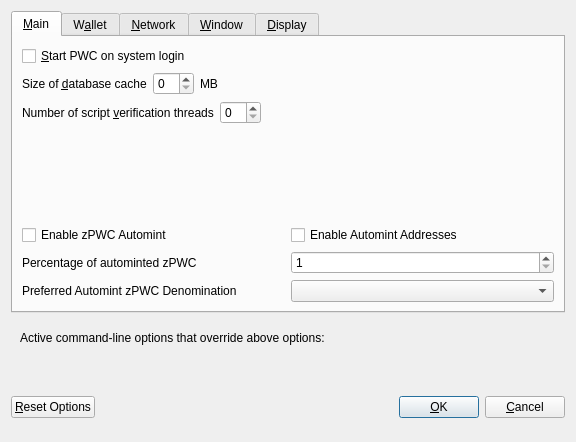
<?xml version="1.0" encoding="UTF-8"?>
<ui version="4.0">
 <class>OptionsDialog</class>
 <widget class="QDialog" name="OptionsDialog">
  <property name="geometry">
   <rect>
    <x>0</x>
    <y>0</y>
    <width>576</width>
    <height>442</height>
   </rect>
  </property>
  <property name="windowTitle">
   <string>Options</string>
  </property>
  <property name="modal">
   <bool>true</bool>
  </property>
  <layout class="QVBoxLayout" name="verticalLayout">
   <item>
    <widget class="QTabWidget" name="tabWidget">
     <property name="currentIndex">
      <number>0</number>
     </property>
     <widget class="QWidget" name="tabMain">
      <attribute name="title">
       <string>&amp;Main</string>
      </attribute>
      <layout class="QVBoxLayout" name="verticalLayout_Main">
       <item>
        <widget class="QCheckBox" name="bitcoinAtStartup">
         <property name="toolTip">
          <string>Automatically start PWC after logging in to the system.</string>
         </property>
         <property name="text">
          <string>&amp;Start PWC on system login</string>
         </property>
        </widget>
       </item>
       <item>
        <layout class="QHBoxLayout" name="horizontalLayout_2_Main">
         <item>
          <widget class="QLabel" name="databaseCacheLabel">
           <property name="text">
            <string>Size of &amp;database cache</string>
           </property>
           <property name="textFormat">
            <enum>Qt::PlainText</enum>
           </property>
           <property name="buddy">
            <cstring>databaseCache</cstring>
           </property>
          </widget>
         </item>
         <item>
          <widget class="QSpinBox" name="databaseCache"/>
         </item>
         <item>
          <widget class="QLabel" name="databaseCacheUnitLabel">
           <property name="text">
            <string>MB</string>
           </property>
           <property name="textFormat">
            <enum>Qt::PlainText</enum>
           </property>
          </widget>
         </item>
         <item>
          <spacer name="horizontalSpacer_2_Main">
           <property name="orientation">
            <enum>Qt::Horizontal</enum>
           </property>
           <property name="sizeHint" stdset="0">
            <size>
             <width>40</width>
             <height>20</height>
            </size>
           </property>
          </spacer>
         </item>
        </layout>
       </item>
       <item>
        <layout class="QHBoxLayout" name="horizontalLayout_3_Main">
         <item>
          <widget class="QLabel" name="threadsScriptVerifLabel">
           <property name="text">
            <string>Number of script &amp;verification threads</string>
           </property>
           <property name="textFormat">
            <enum>Qt::PlainText</enum>
           </property>
           <property name="buddy">
            <cstring>threadsScriptVerif</cstring>
           </property>
          </widget>
         </item>
         <item>
          <widget class="QSpinBox" name="threadsScriptVerif">
           <property name="toolTip">
            <string>(0 = auto, &lt;0 = leave that many cores free)</string>
           </property>
          </widget>
         </item>
         <item>
          <spacer name="horizontalSpacer_3_Main">
           <property name="orientation">
            <enum>Qt::Horizontal</enum>
           </property>
           <property name="sizeHint" stdset="0">
            <size>
             <width>40</width>
             <height>20</height>
            </size>
           </property>
          </spacer>
         </item>
        </layout>
       </item>
       <item>
        <spacer name="verticalSpacer_2">
         <property name="orientation">
          <enum>Qt::Vertical</enum>
         </property>
         <property name="sizeHint" stdset="0">
          <size>
           <width>20</width>
           <height>40</height>
          </size>
         </property>
        </spacer>
       </item>
       <item>
        <widget class="QWidget" name="verticalZpivOptionsWidget" native="true">
         <layout class="QVBoxLayout" name="verticalZpivOptionsLayout">
          <property name="margin">
           <number>0</number>
          </property>
          <item>
           <layout class="QHBoxLayout" name="horizontalAutomintingLayout">
            <item>
             <widget class="QCheckBox" name="checkBoxZeromintEnable">
              <property name="toolTip">
               <string>Enable automatic minting of PWC units to zPWC</string>
              </property>
              <property name="layoutDirection">
               <enum>Qt::LeftToRight</enum>
              </property>
              <property name="text">
               <string>Enable zPWC Automint</string>
              </property>
             </widget>
            </item>
            <item>
             <widget class="QCheckBox" name="checkBoxZeromintAddresses">
              <property name="toolTip">
               <string>Enable automatic zPWC minting from specific addresses</string>
              </property>
              <property name="layoutDirection">
               <enum>Qt::LeftToRight</enum>
              </property>
              <property name="text">
               <string>Enable Automint Addresses</string>
              </property>
             </widget>
            </item>
           </layout>
          </item>
          <item>
           <layout class="QHBoxLayout" name="horizontalZmintPercentageLayout">
            <item>
             <widget class="QLabel" name="percentage_label">
              <property name="toolTip">
               <string>Percentage of incoming PWC which get automatically converted to zPWC via Zerocoin Protocol (min: 10%)</string>
              </property>
              <property name="text">
               <string>Percentage of autominted zPWC</string>
              </property>
             </widget>
            </item>
            <item>
             <widget class="QSpinBox" name="zeromintPercentage">
              <property name="minimum">
               <number>1</number>
              </property>
              <property name="maximum">
               <number>100</number>
              </property>
             </widget>
            </item>
           </layout>
          </item>
          <item>
           <layout class="QHBoxLayout" name="horizontalLayout" stretch="0,0">
            <property name="sizeConstraint">
             <enum>QLayout::SetFixedSize</enum>
            </property>
            <item>
             <widget class="QLabel" name="labelPreferredDenom">
              <property name="maximumSize">
               <size>
                <width>16777215</width>
                <height>16777215</height>
               </size>
              </property>
              <property name="toolTip">
               <string>Wait with automatic conversion to Zerocoin until enough PWC for this denomination is available</string>
              </property>
              <property name="text">
               <string>Preferred Automint zPWC Denomination</string>
              </property>
             </widget>
            </item>
            <item>
             <widget class="QComboBox" name="preferredDenom">
              <property name="maximumSize">
               <size>
                <width>16777215</width>
                <height>27</height>
               </size>
              </property>
              <property name="toolTip">
               <string>Wait with automatic conversion to Zerocoin until enough PWC for this denomination is available</string>
              </property>
              <property name="maxVisibleItems">
               <number>9</number>
              </property>
              <property name="maxCount">
               <number>9</number>
              </property>
             </widget>
            </item>
           </layout>
          </item>
         </layout>
        </widget>
       </item>
      </layout>
     </widget>
     <widget class="QWidget" name="tabWallet">
      <attribute name="title">
       <string>W&amp;allet</string>
      </attribute>
      <layout class="QVBoxLayout" name="verticalLayout_Wallet">
       <item>
        <layout class="QHBoxLayout" name="horizontalLayout_2_Wallet">
         <item>
          <widget class="QLabel" name="labelStakeSplitThresholdText">
           <property name="text">
            <string>Stake split threshold:</string>
           </property>
          </widget>
         </item>
         <item>
          <widget class="QSpinBox" name="spinBoxStakeSplitThreshold">
           <property name="minimum">
            <number>1</number>
           </property>
           <property name="maximum">
            <number>999999</number>
           </property>
          </widget>
         </item>
        </layout>
       </item>
       <item>
        <widget class="QGroupBox" name="groupBox">
         <property name="title">
          <string>Expert</string>
         </property>
         <layout class="QVBoxLayout" name="verticalLayout_2">
          <item>
           <widget class="QCheckBox" name="coinControlFeatures">
            <property name="toolTip">
             <string>Whether to show coin control features or not.</string>
            </property>
            <property name="text">
             <string>Enable coin &amp;control features</string>
            </property>
           </widget>
          </item>
          <item>
           <widget class="QCheckBox" name="showMasternodesTab">
            <property name="toolTip">
             <string>Show additional tab listing all your masternodes in first sub-tab&lt;br/&gt;and all masternodes on the network in second sub-tab.</string>
            </property>
            <property name="text">
             <string>Show Masternodes Tab</string>
            </property>
           </widget>
          </item>
          <item>
           <widget class="QCheckBox" name="spendZeroConfChange">
            <property name="toolTip">
             <string>If you disable the spending of unconfirmed change, the change from a transaction&lt;br/&gt;cannot be used until that transaction has at least one confirmation.&lt;br/&gt;This also affects how your balance is computed.</string>
            </property>
            <property name="text">
             <string>&amp;Spend unconfirmed change</string>
            </property>
           </widget>
          </item>
         </layout>
        </widget>
       </item>
       <item>
        <spacer name="verticalSpacer_Wallet">
         <property name="orientation">
          <enum>Qt::Vertical</enum>
         </property>
         <property name="sizeHint" stdset="0">
          <size>
           <width>20</width>
           <height>40</height>
          </size>
         </property>
        </spacer>
       </item>
      </layout>
     </widget>
     <widget class="QWidget" name="tabNetwork">
      <attribute name="title">
       <string>&amp;Network</string>
      </attribute>
      <layout class="QVBoxLayout" name="verticalLayout_Network">
       <item>
        <widget class="QCheckBox" name="mapPortUpnp">
         <property name="toolTip">
          <string>Automatically open the PWC client port on the router. This only works when your router supports UPnP and it is enabled.</string>
         </property>
         <property name="text">
          <string>Map port using &amp;UPnP</string>
         </property>
        </widget>
       </item>
       <item>
        <widget class="QCheckBox" name="allowIncoming">
         <property name="toolTip">
          <string>Accept connections from outside</string>
         </property>
         <property name="text">
          <string>Allow incoming connections</string>
         </property>
        </widget>
       </item>
       <item>
        <widget class="QCheckBox" name="connectSocks">
         <property name="toolTip">
          <string>Connect to the PWC network through a SOCKS5 proxy.</string>
         </property>
         <property name="text">
          <string>&amp;Connect through SOCKS5 proxy (default proxy):</string>
         </property>
        </widget>
       </item>
       <item>
        <layout class="QHBoxLayout" name="horizontalLayout_1_Network">
         <item>
          <widget class="QLabel" name="proxyIpLabel">
           <property name="text">
            <string>Proxy &amp;IP:</string>
           </property>
           <property name="textFormat">
            <enum>Qt::PlainText</enum>
           </property>
           <property name="buddy">
            <cstring>proxyIp</cstring>
           </property>
          </widget>
         </item>
         <item>
          <widget class="QValidatedLineEdit" name="proxyIp">
           <property name="minimumSize">
            <size>
             <width>140</width>
             <height>0</height>
            </size>
           </property>
           <property name="maximumSize">
            <size>
             <width>140</width>
             <height>16777215</height>
            </size>
           </property>
           <property name="toolTip">
            <string>IP address of the proxy (e.g. IPv4: 127.0.0.1 / IPv6: ::1)</string>
           </property>
          </widget>
         </item>
         <item>
          <widget class="QLabel" name="proxyPortLabel">
           <property name="text">
            <string>&amp;Port:</string>
           </property>
           <property name="textFormat">
            <enum>Qt::PlainText</enum>
           </property>
           <property name="buddy">
            <cstring>proxyPort</cstring>
           </property>
          </widget>
         </item>
         <item>
          <widget class="QLineEdit" name="proxyPort">
           <property name="minimumSize">
            <size>
             <width>55</width>
             <height>0</height>
            </size>
           </property>
           <property name="maximumSize">
            <size>
             <width>55</width>
             <height>16777215</height>
            </size>
           </property>
           <property name="toolTip">
            <string>Port of the proxy (e.g. 9050)</string>
           </property>
          </widget>
         </item>
         <item>
          <spacer name="horizontalSpacer_1_Network">
           <property name="orientation">
            <enum>Qt::Horizontal</enum>
           </property>
           <property name="sizeHint" stdset="0">
            <size>
             <width>40</width>
             <height>20</height>
            </size>
           </property>
          </spacer>
         </item>
        </layout>
       </item>
       <item>
        <spacer name="verticalSpacer_Network">
         <property name="orientation">
          <enum>Qt::Vertical</enum>
         </property>
         <property name="sizeHint" stdset="0">
          <size>
           <width>20</width>
           <height>40</height>
          </size>
         </property>
        </spacer>
       </item>
      </layout>
     </widget>
     <widget class="QWidget" name="tabWindow">
      <attribute name="title">
       <string>&amp;Window</string>
      </attribute>
      <layout class="QVBoxLayout" name="verticalLayout_Window">
       <item>
        <widget class="QCheckBox" name="minimizeToTray">
         <property name="toolTip">
          <string>Show only a tray icon after minimizing the window.</string>
         </property>
         <property name="text">
          <string>&amp;Minimize to the tray instead of the taskbar</string>
         </property>
        </widget>
       </item>
       <item>
        <widget class="QCheckBox" name="minimizeOnClose">
         <property name="toolTip">
          <string>Minimize instead of exit the application when the window is closed. When this option is enabled, the application will be closed only after selecting Quit in the menu.</string>
         </property>
         <property name="text">
          <string>M&amp;inimize on close</string>
         </property>
        </widget>
       </item>
       <item>
        <spacer name="verticalSpacer_Window">
         <property name="orientation">
          <enum>Qt::Vertical</enum>
         </property>
         <property name="sizeHint" stdset="0">
          <size>
           <width>20</width>
           <height>40</height>
          </size>
         </property>
        </spacer>
       </item>
      </layout>
     </widget>
     <widget class="QWidget" name="tabDisplay">
      <attribute name="title">
       <string>&amp;Display</string>
      </attribute>
      <layout class="QVBoxLayout" name="verticalLayout_Display">
       <item>
        <layout class="QHBoxLayout" name="horizontalLayout_1_Display">
         <item>
          <widget class="QLabel" name="langLabel">
           <property name="text">
            <string>User Interface &amp;language:</string>
           </property>
           <property name="textFormat">
            <enum>Qt::PlainText</enum>
           </property>
           <property name="buddy">
            <cstring>lang</cstring>
           </property>
          </widget>
         </item>
         <item>
          <widget class="QValueComboBox" name="lang">
           <property name="toolTip">
            <string>The user interface language can be set here. This setting will take effect after restarting PWC.</string>
           </property>
          </widget>
         </item>
        </layout>
       </item>
       <item>
        <widget class="QLabel" name="label_3">
         <property name="toolTip">
          <string notr="true"/>
         </property>
         <property name="statusTip">
          <string notr="true"/>
         </property>
         <property name="whatsThis">
          <string notr="true"/>
         </property>
         <property name="accessibleName">
          <string notr="true"/>
         </property>
         <property name="text">
          <string>Language missing or translation incomplete? Help contributing translations here:
https://www.transifex.com/pawcoin-project/pawcoin-project-translations</string>
         </property>
         <property name="wordWrap">
          <bool>true</bool>
         </property>
         <property name="openExternalLinks">
          <bool>true</bool>
         </property>
         <property name="textInteractionFlags">
          <set>Qt::TextBrowserInteraction</set>
         </property>
        </widget>
       </item>
       <item>
        <layout class="QHBoxLayout" name="horizontalLayout_2_Display" stretch="0,0">
         <item>
          <widget class="QLabel" name="themeLabel">
           <property name="text">
            <string>User Interface Theme:</string>
           </property>
          </widget>
         </item>
         <item>
          <widget class="QValueComboBox" name="theme"/>
         </item>
        </layout>
       </item>
       <item>
        <widget class="QWidget" name="verticalZpivDisplayWidget" native="true">
         <layout class="QVBoxLayout" name="verticalZpivDisplayLayout">
          <property name="margin">
           <number>0</number>
          </property>
          <item>
           <widget class="Line" name="line">
            <property name="orientation">
             <enum>Qt::Horizontal</enum>
            </property>
           </widget>
          </item>
          <item>
           <layout class="QHBoxLayout" name="horizontalLayout_3_Display">
            <item>
             <widget class="QLabel" name="unitLabel">
              <property name="text">
               <string>Unit to show amounts in:</string>
              </property>
              <property name="textFormat">
               <enum>Qt::PlainText</enum>
              </property>
             </widget>
            </item>
            <item>
             <widget class="QValueComboBox" name="unit">
              <property name="toolTip">
               <string>Choose the default subdivision unit to show in the interface and when sending coins.</string>
              </property>
             </widget>
            </item>
           </layout>
          </item>
          <item>
           <layout class="QHBoxLayout" name="horizontalLayout_4_Display">
            <item>
             <widget class="QLabel" name="digitsLabel">
              <property name="text">
               <string>Decimal digits</string>
              </property>
             </widget>
            </item>
            <item>
             <widget class="QValueComboBox" name="digits"/>
            </item>
           </layout>
          </item>
          <item>
           <layout class="QHBoxLayout" name="horizontalLayout_5_Display">
            <item>
             <widget class="QCheckBox" name="checkBoxHideZeroBalances">
              <property name="toolTip">
               <string>Hide empty balances</string>
              </property>
              <property name="layoutDirection">
               <enum>Qt::LeftToRight</enum>
              </property>
              <property name="text">
               <string>Hide empty balances</string>
              </property>
             </widget>
            </item>
            <item>
             <widget class="QCheckBox" name="checkBoxHideOrphans">
              <property name="toolTip">
               <string>Hide orphan stakes in transaction lists</string>
              </property>
              <property name="text">
               <string>Hide orphan stakes</string>
              </property>
             </widget>
            </item>
            <item>
             <spacer name="horizontalSpacer">
              <property name="orientation">
               <enum>Qt::Horizontal</enum>
              </property>
              <property name="sizeHint" stdset="0">
               <size>
                <width>40</width>
                <height>20</height>
               </size>
              </property>
             </spacer>
            </item>
           </layout>
          </item>
          <item>
           <layout class="QHBoxLayout" name="horizontalLayout_6_Display">
            <item>
             <widget class="QLabel" name="thirdPartyTxUrlsLabel">
              <property name="toolTip">
               <string>Third party URLs (e.g. a block explorer) that appear in the transactions tab as context menu items. %s in the URL is replaced by transaction hash. Multiple URLs are separated by vertical bar |.</string>
              </property>
              <property name="text">
               <string>Third party transaction URLs</string>
              </property>
             </widget>
            </item>
            <item>
             <widget class="QLineEdit" name="thirdPartyTxUrls">
              <property name="toolTip">
               <string>Third party URLs (e.g. a block explorer) that appear in the transactions tab as context menu items. %s in the URL is replaced by transaction hash. Multiple URLs are separated by vertical bar |.</string>
              </property>
             </widget>
            </item>
           </layout>
          </item>
         </layout>
        </widget>
       </item>
       <item>
        <spacer name="verticalSpacer">
         <property name="orientation">
          <enum>Qt::Vertical</enum>
         </property>
         <property name="sizeHint" stdset="0">
          <size>
           <width>20</width>
           <height>40</height>
          </size>
         </property>
        </spacer>
       </item>
      </layout>
     </widget>
    </widget>
   </item>
   <item>
    <widget class="QFrame" name="frame">
     <layout class="QVBoxLayout" name="verticalLayout_Bottom">
      <item>
       <layout class="QHBoxLayout" name="horizontalLayout_Bottom">
        <item>
         <widget class="QLabel" name="overriddenByCommandLineInfoLabel">
          <property name="text">
           <string>Active command-line options that override above options:</string>
          </property>
          <property name="textFormat">
           <enum>Qt::PlainText</enum>
          </property>
         </widget>
        </item>
        <item>
         <spacer name="horizontalSpacer_Bottom">
          <property name="orientation">
           <enum>Qt::Horizontal</enum>
          </property>
          <property name="sizeHint" stdset="0">
           <size>
            <width>40</width>
            <height>20</height>
           </size>
          </property>
         </spacer>
        </item>
       </layout>
      </item>
      <item>
       <widget class="QLabel" name="overriddenByCommandLineLabel">
        <property name="text">
         <string/>
        </property>
        <property name="textFormat">
         <enum>Qt::PlainText</enum>
        </property>
        <property name="wordWrap">
         <bool>true</bool>
        </property>
       </widget>
      </item>
     </layout>
    </widget>
   </item>
   <item>
    <layout class="QHBoxLayout" name="horizontalLayout_Buttons">
     <item>
      <widget class="QPushButton" name="resetButton">
       <property name="toolTip">
        <string>Reset all client options to default.</string>
       </property>
       <property name="text">
        <string>&amp;Reset Options</string>
       </property>
       <property name="autoDefault">
        <bool>false</bool>
       </property>
      </widget>
     </item>
     <item>
      <spacer name="horizontalSpacer_1">
       <property name="orientation">
        <enum>Qt::Horizontal</enum>
       </property>
       <property name="sizeHint" stdset="0">
        <size>
         <width>40</width>
         <height>48</height>
        </size>
       </property>
      </spacer>
     </item>
     <item>
      <widget class="QLabel" name="statusLabel">
       <property name="minimumSize">
        <size>
         <width>200</width>
         <height>0</height>
        </size>
       </property>
       <property name="font">
        <font>
         <weight>75</weight>
         <bold>true</bold>
        </font>
       </property>
       <property name="text">
        <string/>
       </property>
       <property name="textFormat">
        <enum>Qt::PlainText</enum>
       </property>
       <property name="wordWrap">
        <bool>true</bool>
       </property>
      </widget>
     </item>
     <item>
      <spacer name="horizontalSpacer_2">
       <property name="orientation">
        <enum>Qt::Horizontal</enum>
       </property>
       <property name="sizeHint" stdset="0">
        <size>
         <width>40</width>
         <height>48</height>
        </size>
       </property>
      </spacer>
     </item>
     <item>
      <widget class="QPushButton" name="okButton">
       <property name="text">
        <string>&amp;OK</string>
       </property>
       <property name="autoDefault">
        <bool>false</bool>
       </property>
       <property name="default">
        <bool>true</bool>
       </property>
      </widget>
     </item>
     <item>
      <widget class="QPushButton" name="cancelButton">
       <property name="text">
        <string>&amp;Cancel</string>
       </property>
       <property name="autoDefault">
        <bool>false</bool>
       </property>
      </widget>
     </item>
    </layout>
   </item>
  </layout>
 </widget>
 <customwidgets>
  <customwidget>
   <class>QValidatedLineEdit</class>
   <extends>QLineEdit</extends>
   <header>qvalidatedlineedit.h</header>
  </customwidget>
  <customwidget>
   <class>QValueComboBox</class>
   <extends>QComboBox</extends>
   <header>qvaluecombobox.h</header>
  </customwidget>
 </customwidgets>
 <resources/>
 <connections/>
</ui>
